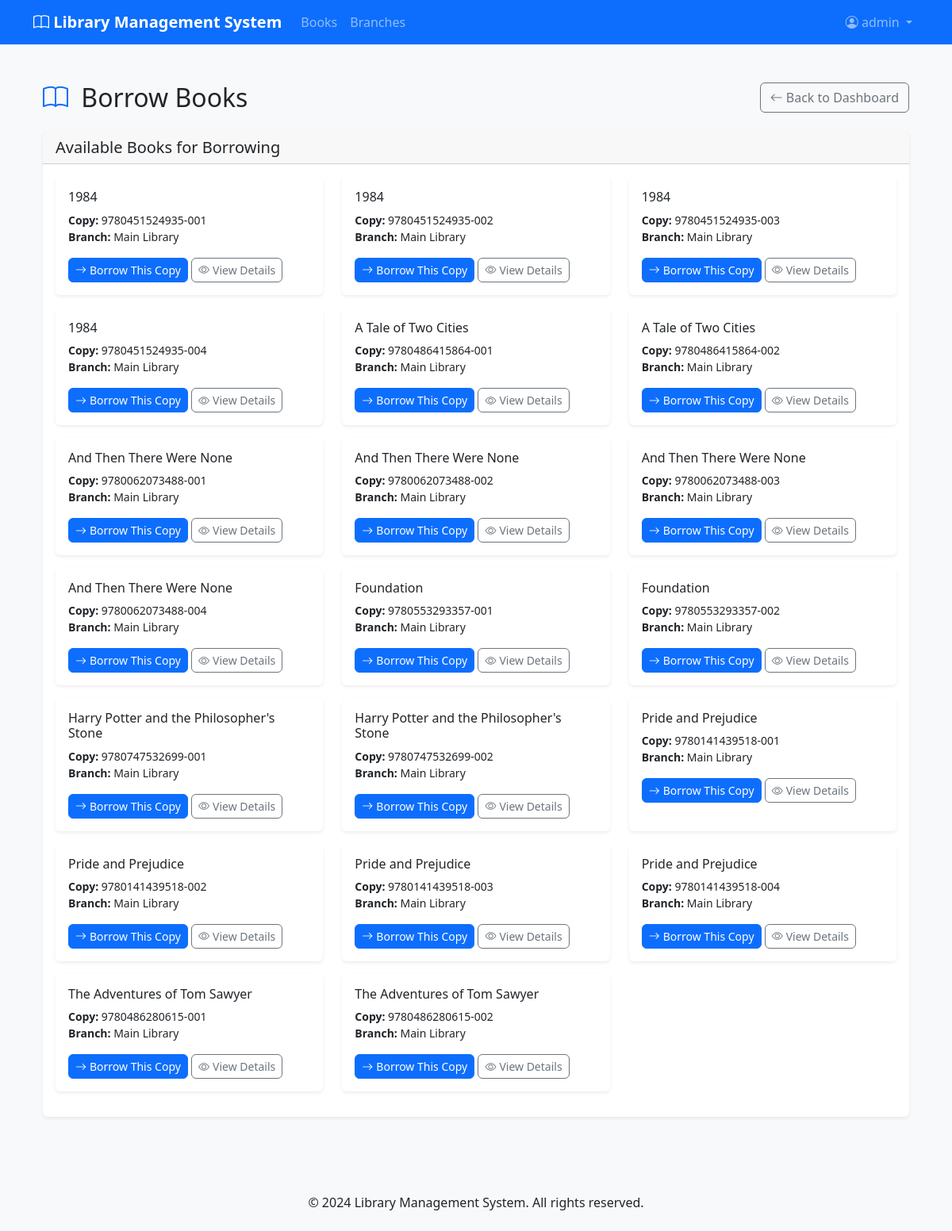
The page /borrowing/borrow/ (signed in) on the database its author committed.
### accounts/models.py (models this page shows, shortened)
class User(AbstractUser):
    USER_TYPE_CHOICES = [
        ('member', 'Library Member'),
        ('librarian', 'Librarian'),
        ('admin', 'Administrator'),
    ]
    user_type = models.CharField(max_length=20, choices=USER_TYPE_CHOICES, default='member')
    phone_number = models.CharField(max_length=15, blank=True)
    date_of_birth = models.DateField(blank=True, null=True)
    address = models.TextField(blank=True)
    emergency_contact_name = models.CharField(max_length=100, blank=True)
    emergency_contact_phone = models.CharField(max_length=15, blank=True)
    library_card_number = models.CharField(max_length=20, unique=True, blank=True, null=True)
    is_active_member = models.BooleanField(default=True)
    membership_date = models.DateTimeField(default=timezone.now)
    membership_expiry = models.DateTimeField(blank=True, null=True)
    profile_picture = models.ImageField(upload_to='profile_pictures/', blank=True, null=True)
    @property
    def is_librarian(self):
        return self.user_type in ['librarian', 'admin']

### books/models.py (models this page shows, shortened)
class BookCopy(models.Model):
    STATUS_CHOICES = [
        ('available', 'Available'),
        ('borrowed', 'Borrowed'),
        ('reserved', 'Reserved'),
        ('maintenance', 'Under Maintenance'),
        ('lost', 'Lost'),
        ('damaged', 'Damaged'),
    ]
    CONDITION_CHOICES = [
        ('excellent', 'Excellent'),
        ('good', 'Good'),
        ('fair', 'Fair'),
        ('poor', 'Poor'),
        ('damaged', 'Damaged'),
    ]
    book = models.ForeignKey(Book, on_delete=models.CASCADE, related_name='book_copies')
    branch = models.ForeignKey('library_branches.LibraryBranch', on_delete=models.CASCADE, related_name='book_copies')
    section = models.ForeignKey('library_branches.LibrarySection', on_delete=models.SET_NULL, blank=True, null=True, related_name='book_copies')
    copy_number = models.CharField(max_length=50)
    barcode = models.CharField(max_length=100, unique=True)
    status = models.CharField(max_length=20, choices=STATUS_CHOICES, default='available')
    condition = models.CharField(max_length=20, choices=CONDITION_CHOICES, default='good')
    acquisition_date = models.DateField()
    last_maintenance_date = models.DateField(blank=True, null=True)
    notes = models.TextField(blank=True)
    class Meta:
        verbose_name = 'Book Copy'
        verbose_name_plural = 'Book Copies'
        ordering = ['book__title', 'copy_number']
        unique_together = [['book', 'branch', 'copy_number']]

class Book(models.Model):
    LANGUAGE_CHOICES = [
        ('en', 'English'),
        ('dv', 'Dhivehi'),
        ('ar', 'Arabic'),
        ('hi', 'Hindi'),
        ('es', 'Spanish'),
        ('fr', 'French'),
        ('other', 'Other'),
    ]
    FORMAT_CHOICES = [
        ('hardcover', 'Hardcover'),
        ('paperback', 'Paperback'),
        ('ebook', 'E-book'),
        ('audiobook', 'Audiobook'),
    ]
    isbn_validator = RegexValidator(
        regex=r'^(?:ISBN(?:-1[03])?:? )?(?=[0-9X]{10}$|(?=(?:[0-9]+[- ]){3})[- 0-9X]{13}$|97[89][0-9]{10}$|(?=(?:[0-9]+[- ]){4})[- 0-9]{17}$)(?:97[89][- ]?)?[0-9]{1,5}[- ]?[0-9]+[- ]?[0-9]+[- ]?[0-9X]$',
        message='Enter a valid ISBN number.'
    )
    isbn = models.CharField(max_length=17, unique=True, validators=[isbn_validator])
    title = models.CharField(max_length=300)
    subtitle = models.CharField(max_length=300, blank=True)
    authors = models.ManyToManyField(Author, related_name='books')
    publisher = models.ForeignKey(Publisher, on_delete=models.SET_NULL, blank=True, null=True)
    publication_date = models.DateField()
    edition = models.CharField(max_length=50, blank=True)
    pages = models.PositiveIntegerField()
    language = models.CharField(max_length=10, choices=LANGUAGE_CHOICES, default='en')
    format = models.CharField(max_length=20, choices=FORMAT_CHOICES, default='paperback')
    category = models.ForeignKey(Category, on_delete=models.SET_NULL, blank=True, null=True)
    description = models.TextField(blank=True)
    cover_image = models.ImageField(upload_to='book_covers/', blank=True, null=True)
    price = models.DecimalField(max_digits=10, decimal_places=2, default=Decimal('0.00'))
    is_active = models.BooleanField(default=True)
    created_at = models.DateTimeField(auto_now_add=True)
    updated_at = models.DateTimeField(auto_now=True)
    class Meta:
        ordering = ['title']

### library_branches/models.py (models this page shows, shortened)
class LibraryBranch(models.Model):
    name = models.CharField(max_length=200)
    code = models.CharField(max_length=10, unique=True)
    address = models.TextField()
    phone_regex = RegexValidator(
        regex=r'^\+?1?\d{9,15}$',
        message="Phone number must be entered in the format: '+999999999'. Up to 15 digits allowed."
    )
    phone_number = models.CharField(validators=[phone_regex], max_length=17)
    email = models.EmailField()
    manager_name = models.CharField(max_length=100)
    is_active = models.BooleanField(default=True)
    established_date = models.DateField()
    total_capacity = models.PositiveIntegerField(help_text="Maximum number of books this branch can hold")
    wifi_available = models.BooleanField(default=True)
    parking_available = models.BooleanField(default=False)
    accessible_entrance = models.BooleanField(default=True)
    study_rooms = models.PositiveIntegerField(default=0)
    computer_stations = models.PositiveIntegerField(default=0)
    created_at = models.DateTimeField(auto_now_add=True)
    updated_at = models.DateTimeField(auto_now=True)
    class Meta:
        ordering = ['name']

### borrowing/views.py (the view, shortened to what this page needs)
# urls.py: path('borrow/', views.BorrowBookView.as_view(), name='borrow'),
class BorrowBookView(LoginRequiredMixin, TemplateView):
    template_name = 'borrowing/borrow.html'
    def get_context_data(self, **kwargs):
        context = super().get_context_data(**kwargs)
        book_copy_id = self.request.GET.get('book_copy_id')
        if book_copy_id:
            from books.models import BookCopy
            try:
                book_copy = BookCopy.objects.get(id=book_copy_id, status='available')
                context['book_copy'] = book_copy
            except BookCopy.DoesNotExist:
                context['error'] = 'Book copy not found or not available.'
        else:
            from books.models import BookCopy
            context['available_copies'] = BookCopy.objects.filter(
                status='available',
                book__is_active=True
            ).select_related('book').prefetch_related('book__authors')[:20]
        return context

### templates/borrowing/borrow.html (shortened to what this page needs)
{% extends 'base.html' %}
{% load static %}
{% block content %}
<div class="container py-4">
    <div class="row">
        <div class="col-12">
            <div class="d-flex justify-content-between align-items-center mb-4">
                <h1 class="h2 mb-0">
                    <i class="bi bi-book text-primary me-2"></i>
                    Borrow Books
                </h1>
                <a href="{% url 'borrowing:dashboard' %}" class="btn btn-outline-secondary">
                    <i class="bi bi-arrow-left me-1"></i>Back to Dashboard
                </a>
            </div>
            {% if book_copy %}
                <div class="card">
                    <div class="card-header">
                        <h5 class="mb-0">Confirm Borrowing</h5>
                    </div>
                    <div class="card-body">
                        <div class="row">
                            <div class="col-md-3">
                                {% if book_copy.book.cover_image %}
                                    <img src="{{ book_copy.book.cover_image.url }}" alt="{{ book_copy.book.title }}" class="img-fluid rounded">
                                {% else %}
                                    <div class="bg-light d-flex align-items-center justify-content-center rounded" style="height: 200px;">
                                        <i class="bi bi-book text-muted" style="font-size: 3rem;"></i>
                                    </div>
                                {% endif %}
                            </div>
                            <div class="col-md-9">
                                <h4>{{ book_copy.book.title }}</h4>
                                <p class="text-muted mb-2">
                                    <strong>Author(s):</strong> {{ book_copy.book.author_names }}
                                </p>
                                <p class="text-muted mb-2">
                                    <strong>ISBN:</strong> {{ book_copy.book.isbn }}
                                </p>
                                <p class="text-muted mb-2">
                                    <strong>Copy Number:</strong> {{ book_copy.copy_number }}
                                </p>
                                <p class="text-muted mb-3">
                                    <strong>Branch:</strong> {{ book_copy.branch.name }}
                                </p>
                                <form method="post">
                                    {% csrf_token %}
                                    <input type="hidden" name="book_copy_id" value="{{ book_copy.id }}">
                                    <button type="submit" class="btn btn-success me-2">
                                        <i class="bi bi-check-circle me-1"></i>Confirm Borrowing
                                    </button>
                                    <a href="{% url 'books:book_detail' book_copy.book.id %}" class="btn btn-secondary">
                                        <i class="bi bi-arrow-left me-1"></i>Cancel
                                    </a>
                                </form>
                            </div>
                        </div>
                    </div>
                </div>
            {% else %}
                <div class="card">
                    <div class="card-header">
                        <h5 class="mb-0">Available Books for Borrowing</h5>
                    </div>
                    <div class="card-body">
                        {% if available_copies %}
                            <div class="row">
                                {% for copy in available_copies %}
                                <div class="col-md-6 col-lg-4 mb-3">
                                    <div class="card h-100">
                                        <div class="card-body">
                                            <h6 class="card-title">{{ copy.book.title }}</h6>
                                            <p class="card-text small">
                                                <strong>Copy:</strong> {{ copy.copy_number }}<br>
                                                <strong>Branch:</strong> {{ copy.branch.name }}
                                            </p>
                                            <div class="mt-auto">
                                                <a href="?book_copy_id={{ copy.id }}" class="btn btn-primary btn-sm">
                                                    <i class="bi bi-arrow-right me-1"></i>Borrow This Copy
                                                </a>
                                                <a href="{% url 'books:book_detail' copy.book.id %}" class="btn btn-outline-secondary btn-sm">
                                                    <i class="bi bi-eye me-1"></i>View Details
                                                </a>
                                            </div>
                                        </div>
                                    </div>
                                </div>
                                {% endfor %}
                            </div>
                        {% endif %}
                    </div>
                </div>
            {% endif %}
        </div>
    </div>
</div>
{% endblock %}

### templates/base.html (shortened to what this page needs)
<!DOCTYPE html>
<html lang="en">
<head>
    <link href="https://cdn.jsdelivr.net/npm/bootstrap@5.3.0/dist/css/bootstrap.min.css" rel="stylesheet">
    <link href="https://cdn.jsdelivr.net/npm/bootstrap-icons@1.10.0/font/bootstrap-icons.css" rel="stylesheet">
    {% load static %}
    <link rel="stylesheet" href="{% static 'css/custom.css' %}">
</head>
<body>
    <nav class="navbar navbar-expand-lg navbar-dark bg-primary">
        <div class="container">
            <a class="navbar-brand" href="{% url 'home' %}">
                <i class="bi bi-book"></i> Library Management System
            </a>
            <div class="collapse navbar-collapse" id="navbarNav">
                <ul class="navbar-nav me-auto">
                    <li class="nav-item">
                        <a class="nav-link" href="{% url 'books:book_list' %}">Books</a>
                    </li>
                    <li class="nav-item">
                        <a class="nav-link" href="{% url 'library_branches:branch_list' %}">Branches</a>
                    </li>
                </ul>
                <ul class="navbar-nav">
                    {% if user.is_authenticated %}
                    <li class="nav-item dropdown">
                        <a class="nav-link dropdown-toggle" href="#" id="userDropdown" role="button" data-bs-toggle="dropdown">
                            <i class="bi bi-person-circle"></i> {{ user.username }}
                        </a>
                    </li>
                    {% endif %}
                </ul>
            </div>
        </div>
    </nav>
    <main class="container mt-4">
        {% block content %}{% endblock %}
    </main>
    <footer class="bg-light mt-5 py-4">
        <div class="container text-center">
            <p class="mb-0">&copy; 2024 Library Management System. All rights reserved.</p>
        </div>
    </footer>
</body>
</html>

### static/css/custom.css (style rules this page uses)
body { background-color: #f8f9fa; }
.card { border: none; box-shadow: 0 0.125rem 0.25rem rgba(0, 0, 0, 0.075); transition: box-shadow 0.15s ease-in-out; }
.navbar-brand { font-weight: bold; }
footer { margin-top: auto; }
.btn { border-radius: 6px; }

### rows shown on the page
User: username "admin"
BookCopy: book "1984", copy_number "9780451524935-001", branch.name "Main Library"
BookCopy: book "1984", copy_number "9780451524935-002", branch.name "Main Library"
BookCopy: book "1984", copy_number "9780451524935-003", branch.name "Main Library"
BookCopy: book "1984", copy_number "9780451524935-004", branch.name "Main Library"
BookCopy: book "A Tale of Two Cities", copy_number "9780486415864-001", branch.name "Main Library"
BookCopy: book "A Tale of Two Cities", copy_number "9780486415864-002", branch.name "Main Library"
BookCopy: book "And Then There Were None", copy_number "9780062073488-001", branch.name "Main Library"
BookCopy: book "And Then There Were None", copy_number "9780062073488-002", branch.name "Main Library"
BookCopy: book "And Then There Were None", copy_number "9780062073488-003", branch.name "Main Library"
BookCopy: book "And Then There Were None", copy_number "9780062073488-004", branch.name "Main Library"
BookCopy: book "Foundation", copy_number "9780553293357-001", branch.name "Main Library"
BookCopy: book "Foundation", copy_number "9780553293357-002", branch.name "Main Library"
BookCopy: book "Harry Potter and the Philosopher's Stone", copy_number "9780747532699-001", branch.name "Main Library"
BookCopy: book "Harry Potter and the Philosopher's Stone", copy_number "9780747532699-002", branch.name "Main Library"
BookCopy: book "Pride and Prejudice", copy_number "9780141439518-001", branch.name "Main Library"
BookCopy: book "Pride and Prejudice", copy_number "9780141439518-002", branch.name "Main Library"
BookCopy: book "Pride and Prejudice", copy_number "9780141439518-003", branch.name "Main Library"
BookCopy: book "Pride and Prejudice", copy_number "9780141439518-004", branch.name "Main Library"
BookCopy: book "The Adventures of Tom Sawyer", copy_number "9780486280615-001", branch.name "Main Library"
BookCopy: book "The Adventures of Tom Sawyer", copy_number "9780486280615-002", branch.name "Main Library"
